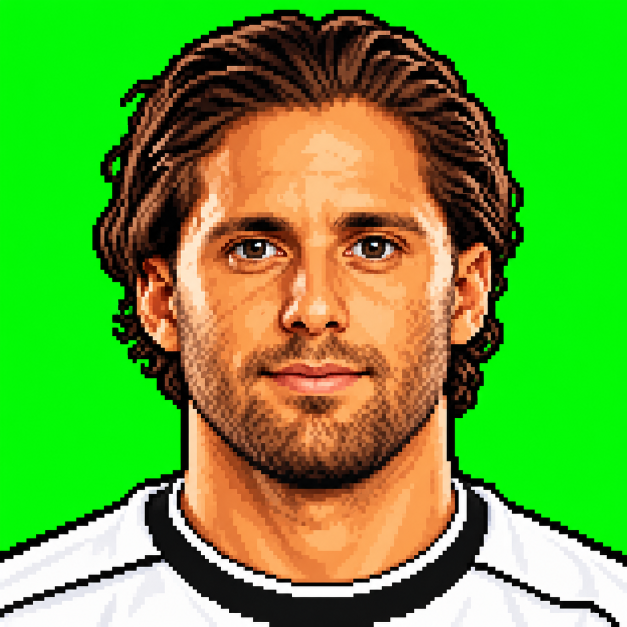
#> input picture assets/portraits/ciofi.png, 1254 x 1254 px (shown at 1/2 size); its folder holds only this picture in this run
$ python build_portraits.py
#> lines starting #> are read from the running program, lines starting #| are printed output that depends on the picture; after the words box and inside, x2 and y2 are one past the last pixel; in counts of white or black regions, pixels touching at a corner belong together
### tools/sprite_pipeline.py
"""Pipeline sprite: da un'immagine AI su verde a vera pixel art per il gioco.

Uso:  python3 tools/sprite_pipeline.py input.png output.png --height 46 [--colors 24] [--no-ball]

1. toglie lo sfondo verde (anche se non è perfettamente uniforme)
2. ritaglia il personaggio
3. lo riduce all'altezza voluta in pixel di gioco (media dei colori, niente sfumature inventate)
4. tiene solo il personaggio: scarta i pezzi staccati (arti doppi, frammenti)
5. toglie l'alone verde dai bordi
6. limita la palette e ripulisce i bordi semitrasparenti
7. aggiunge il contorno scuro da cabinato
"""
import argparse
from PIL import Image, ImageFilter

def is_green(r, g, b):
    # verde "chroma": il verde domina chiaramente su rosso e blu
    return g > 120 and g > r * 1.35 and g > b * 1.35

def key_out(im):
    im = im.convert('RGBA')
    px = im.load()
    w, h = im.size
#> w = 1254; h = 1254
    for y in range(h):
        for x in range(w):
            r, g, b, a = px[x, y]
            if is_green(r, g, b):
                px[x, y] = (0, 0, 0, 0)
    return im

# [38 lines left out: function keep_main_body, not called in this run]

def despill(im):
    """Toglie la sfumatura verde lasciata dallo sfondo sui bordi (capelli, contorni)."""
    px = im.load()
    w, h = im.size
#> w = 1254; h = 1254
    for y in range(h):
        for x in range(w):
            r, g, b, a = px[x, y]
            if a == 0:
                continue
            m = max(r, b)
            if g > m + 18:
                # pixel "contaminati": se sono quasi verdi si buttano, altrimenti si neutralizzano
                if g > max(r, b) * 1.6 and g > 90:
                    px[x, y] = (0, 0, 0, 0)
                else:
                    px[x, y] = (r, m, b, a)
    return im

# [14 lines left out: function remove_ball, not called in this run]

def outline(im, color=(11, 11, 16, 255)):
    w, h = im.size
    src = im.load()
    out = im.copy()
    o = out.load()
    for y in range(h):
        for x in range(w):
            if src[x, y][3] > 0:
                continue
            for dx, dy in ((1, 0), (-1, 0), (0, 1), (0, -1)):
                nx, ny = x + dx, y + dy
                if 0 <= nx < w and 0 <= ny < h and src[nx, ny][3] > 0:
                    o[x, y] = color
                    break
    return out

# [23 lines left out: function process, not called in this run]

# [9 lines that do not run on import are left out]

### tools/build_portraits.py
"""Ritratti per la selezione del personaggio, dalle facce generate su fondo verde.

Uso:  python3 tools/build_portraits.py
Legge assets/portraits/<id>.png e scrive game/public/sprites/portrait_<id>.png (64x64):
fondo tolto, testa e spalle inquadrate, riduzione a blocchi, palette limitata e contorno scuro,
sopra un fondo notte con un alone arancio dietro la testa (come le schermate di selezione arcade).
"""
import os
import sys

import numpy as np
from PIL import Image

sys.path.insert(0, os.path.dirname(__file__))
from sprite_pipeline import key_out, despill, outline  # noqa: E402

ROOT = os.path.join(os.path.dirname(__file__), '..')
SRC = os.path.join(ROOT, 'assets', 'portraits')
OUT = os.path.join(ROOT, 'game', 'public', 'sprites')
S = 64


def backdrop():
    a = np.zeros((S, S, 4), np.uint8)
    yy, xx = np.mgrid[0:S, 0:S]
    a[..., :3] = (16, 16, 26)
    a[..., 3] = 255
    # bande orizzontali scure (sfondo da cabinato) e un alone dietro la testa, a gradini
    a[(yy % 4) == 0, :3] = (22, 20, 34)
    d = np.hypot(xx - S / 2, yy - S * 0.42)
    for r, c in ((26, (58, 30, 22)), (21, (92, 44, 22)), (16, (130, 60, 20))):
        a[d < r, :3] = c
    return Image.fromarray(a)


def build(cid):
    im = despill(key_out(Image.open(os.path.join(SRC, f'{cid}.png'))))
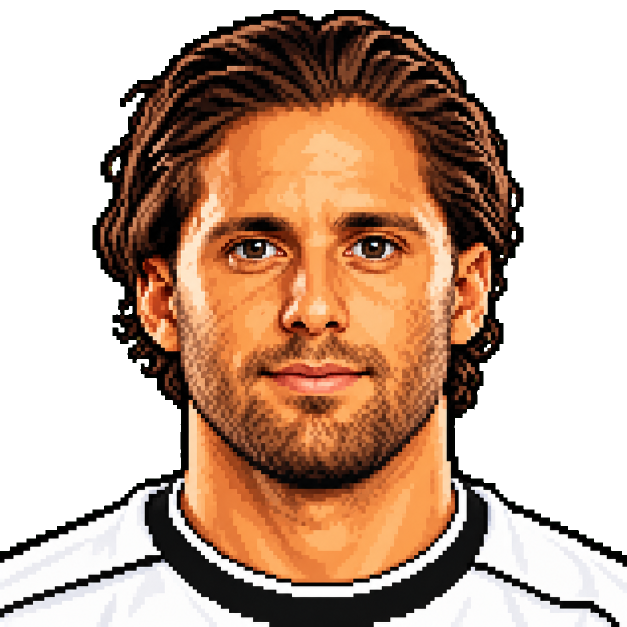
#> im: PIL image 1254x1254 RGBA (shown at 1/2 size); mean R, G, B, A 98.3, 69.1, 50.4, 156.2; transparent parts drawn white
    if cid == 'klinsmann':
        # la maglia del ritratto è arancio: nel gioco la prima maglia del portiere è rossa
        a = np.asarray(im).copy()
        h = a.shape[0]
        r, g, b = a[..., 0].astype(int), a[..., 1].astype(int), a[..., 2].astype(int)
        m = (np.arange(h)[:, None] > h * 0.68) & (r > 120) & (g < r * 0.5) & (b < r * 0.25)
        # sopra il colletto nero c'è il collo: lì non si tocca niente
        dark = (r + g + b) < 120
        for x in range(a.shape[1]):
            ys = np.where(dark[int(h * 0.68):, x])[0]
            if len(ys):
                m[: int(h * 0.68) + ys[0], x] = False
        k = r[m] / 255.0
        a[m, 0] = np.clip(60 + 170 * k, 0, 255)
        a[m, 1] = np.clip(10 + 30 * k, 0, 255)
        a[m, 2] = np.clip(18 + 30 * k, 0, 255)
        im = Image.fromarray(a)
    bb = im.getbbox()
#> bb = (0, 20, 1254, 1254)
    im = im.crop(bb)
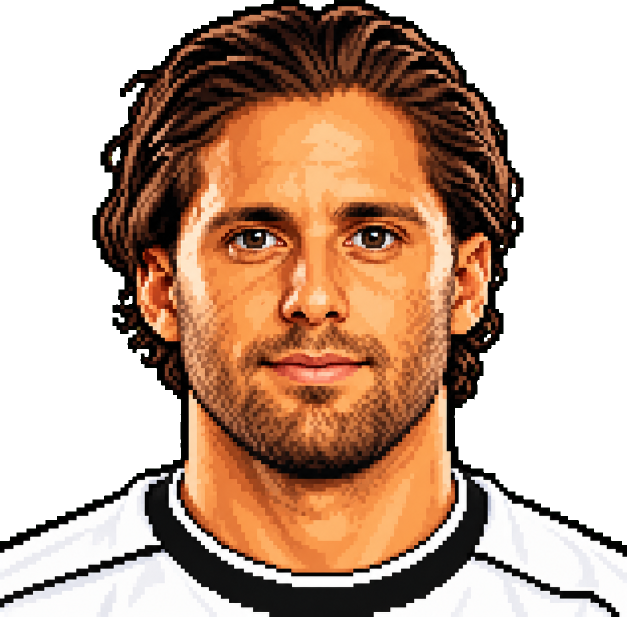
#> im: PIL image 1254x1234 RGBA (shown at 1/2 size); mean R, G, B, A 99.9, 70.2, 51.2, 158.8; transparent parts drawn white
    # quadrato: tutta la larghezza della testa, appoggiato in basso
    side = max(im.width, im.height)
#> side = 1254
    sq = Image.new('RGBA', (side, side), (0, 0, 0, 0))
#> sq: PIL image 1254x1254 RGBA; every value is 0
    sq.paste(im, ((side - im.width) // 2, side - im.height), im)
    inner = S - 4
    small = sq.resize((inner, inner), Image.Resampling.BOX)
    al = small.getchannel('A').point(lambda v: 255 if v > 120 else 0)
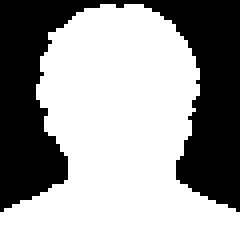
#> al: PIL image 60x60 L (shown 4 times larger); 61.6% white; 1 black region, box (x1, y1, x2, y2) and area: (0, 0, 60, 53) 1383
    rgb = Image.new('RGB', small.size, (0, 0, 0))
#> rgb: PIL image 60x60 RGB; every value is 0
    rgb.paste(small, (0, 0), small)
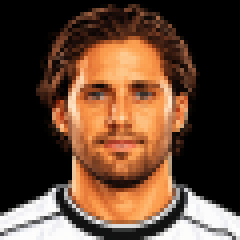
#> rgb: PIL image 60x60 RGB (shown 4 times larger); mean R, G, B 98.2, 69, 50.4
    q = rgb.quantize(colors=40, method=Image.Quantize.MEDIANCUT, dither=Image.Dither.NONE).convert('RGBA')
    q.putalpha(al)
    q = outline(q)
    can = backdrop()
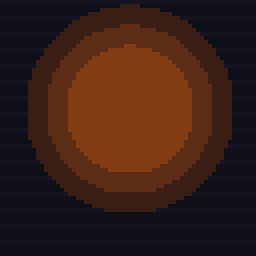
#> can: PIL image 64x64 RGBA (shown 4 times larger); mean R, G, B, A 57.3, 31.5, 24.5, 255
    can.alpha_composite(q, ((S - inner) // 2, S - inner))
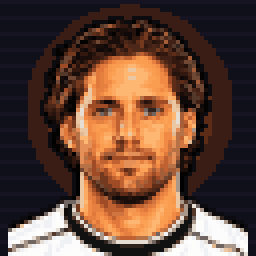
#> can: PIL image 64x64 RGBA (shown 4 times larger); mean R, G, B, A 99.5, 69.7, 55.5, 255
    # cornice interna
    px = can.load()
    for i in range(S):
        for p in ((i, 0), (i, S - 1), (0, i), (S - 1, i)):
            px[p] = (11, 11, 16, 255)
    can.save(os.path.join(OUT, f'portrait_{cid}.png'))
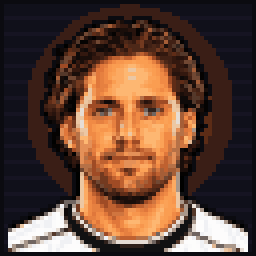
#> saved as portrait_ciofi.png: PIL image 64x64 RGBA (shown 4 times larger); mean R, G, B, A 96.3, 66.6, 52.2, 255
    print('portrait', cid)


if __name__ == '__main__':
    for f in sorted(os.listdir(SRC)):
        if f.endswith('.png'):
            build(f[:-4])
